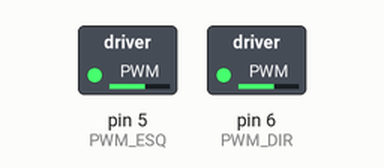
A sketch run on a simulated Arduino Uno, built with avr-gcc and run on an emulated ATmega328P. Parts: switched loads named in the sketch (green lamp = pin HIGH).

Above: at 0.1 s.
Timing chart, 0 to 1.6 s (numbered marks = the images above):
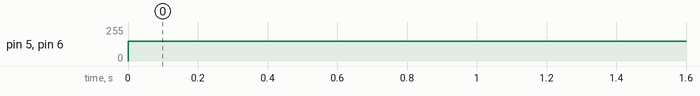

Measured:
- by itself, pin 5 (PWM_ESQ), pin 6 (PWM_DIR): 0/255 → 150/255 at 0.00 s

The sketch:

pid_exemplo.ino
```cpp
#include <Arduino.h>

const int PWM_ESQ = 5;
const int PWM_DIR = 6;
const int SENSOR_COUNT = 5;
int sensorValues[SENSOR_COUNT] = {0, 0, 0, 0, 0};

float KP = 0.6;
float KD = 0.3;
float erroAnterior = 0;

int lerPosicaoLinha()
{
  int position = 2000; // valor central de exemplo
  return position;
}

void moverMotores(int esquerda, int direita)
{
  esquerda = constrain(esquerda, 0, 255);
  direita = constrain(direita, 0, 255);
  analogWrite(PWM_ESQ, esquerda);
  analogWrite(PWM_DIR, direita);
}

void setup()
{
  pinMode(PWM_ESQ, OUTPUT);
  pinMode(PWM_DIR, OUTPUT);
}

void loop()
{
  int position = lerPosicaoLinha();
  float erro = position - 2000;
  float derivada = erro - erroAnterior;
  erroAnterior = erro;

  float saida = KP * erro + KD * derivada;
  int base = 150;
  int velEsq = base - saida;
  int velDir = base + saida;

  moverMotores(velEsq, velDir);
  delay(30);
}
```
